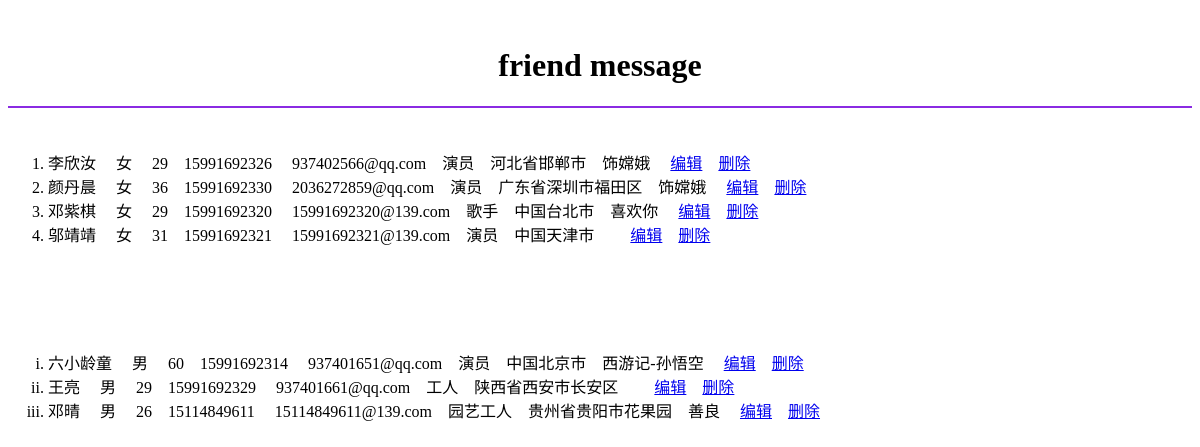
The app's page /get_all_friends_sex/, older data.
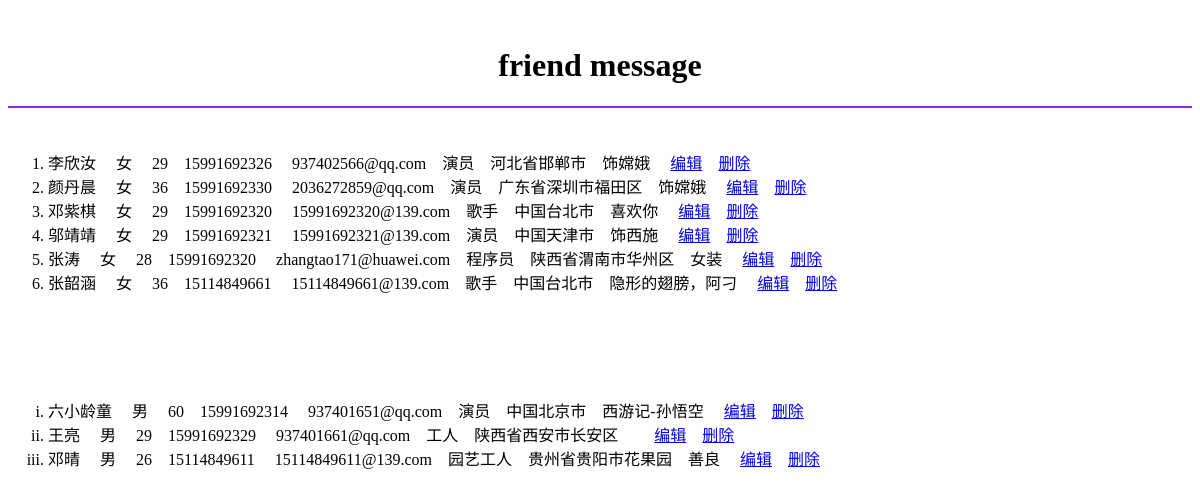
The same page, newer data.
### friends/models.py (models this page shows)
class Friend(models.Model):
    name = models.CharField(max_length=60)
    sex = models.BooleanField()
    age = models.SmallIntegerField()
    phone = models.CharField(max_length=20)
    email = models.EmailField()
    live = models.CharField(max_length=100)
    address = models.CharField(max_length=100)
    mark = models.TextField(max_length=100)

### friends/views.py (the view)
# urls.py: path(r'get_all_friends_sex/', views.get_all_friends_sex),
def get_all_friends_sex(request):
    girl_friends = Friend.objects.filter(sex=0)
    boy_friends = Friend.objects.filter(sex=1)
    return render_to_response('friends_msg.html', {'girl_friends': girl_friends, 'boy_friends': boy_friends})

### friends/templates/friends_msg.html (shortened to what this page needs)
<!DOCTYPE html>
<html>
	<head>
	</head>
	<body>
		<br />
		<h1 align="center">friend message</h1>
		<hr align="center" size="2" color="blueviolet" /><br />
		<ol type="1" start="1">
		    {% for friend in girl_friends %}
		        <li>
		        	{{friend.name}}&nbsp;&nbsp;&nbsp;&nbsp;
		        	{% if friend.sex %}
		        	    男
		        	{% else %}
		        	    女
		        	{% endif %}
		        	&nbsp;&nbsp;&nbsp;&nbsp;{{friend.age}}&nbsp;&nbsp;&nbsp;&nbsp;{{friend.phone}}&nbsp;&nbsp;&nbsp;&nbsp;
		        	{{friend.email}}&nbsp;&nbsp;&nbsp;&nbsp;{{friend.live}}&nbsp;&nbsp;&nbsp;&nbsp;{{friend.address}}&nbsp;&nbsp;&nbsp;&nbsp;{{friend.mark}}&nbsp;&nbsp;&nbsp;&nbsp;
		        	<a href="/get_one_friend/?editor={{friend.id}}">编辑</a>&nbsp;&nbsp;&nbsp;&nbsp;<a href="/delete_friend/?delete={{friend.id}}">删除</a>
		        </li>
		    {% endfor %}
		 </ol><br />
		 <br /><br /><br />
		 <ol type="i" start="i">
		    {% for friend in boy_friends %}
		        <li>
		        	{{friend.name}}&nbsp;&nbsp;&nbsp;&nbsp;
		        	{% if friend.sex %}
		        	    男
		        	{% else %}
		        	    女
		        	{% endif %}
		        	&nbsp;&nbsp;&nbsp;&nbsp;{{friend.age}}&nbsp;&nbsp;&nbsp;&nbsp;{{friend.phone}}&nbsp;&nbsp;&nbsp;&nbsp;
		        	{{friend.email}}&nbsp;&nbsp;&nbsp;&nbsp;{{friend.live}}&nbsp;&nbsp;&nbsp;&nbsp;{{friend.address}}&nbsp;&nbsp;&nbsp;&nbsp;{{friend.mark}}&nbsp;&nbsp;&nbsp;&nbsp;
		        	<a href="/get_one_friend/?editor={{friend.id}}">编辑</a>&nbsp;&nbsp;&nbsp;&nbsp;<a href="/delete_friend/?delete={{friend.id}}">删除</a>
		        </li>
		    {% endfor %}
		 </ol><br />
	</body>
</html>

Row changes from the older to the newer data that the page shows:
changed Friend "邬靖靖": age "31" → "29"; mark (not shown) → "饰西施"
added Friend: name "张涛", sex "女", age "28", phone "15991692320", email "zhangtao171@huawei.com", live "程序员", address "陕西省渭南市华州区", mark "女装", shown under "friend message"
added Friend: name "张韶涵", sex "女", age "36", phone "15114849661", email "15114849661@139.com", live "歌手", address "中国台北市", mark "隐形的翅膀，阿刁", shown under "friend message"
